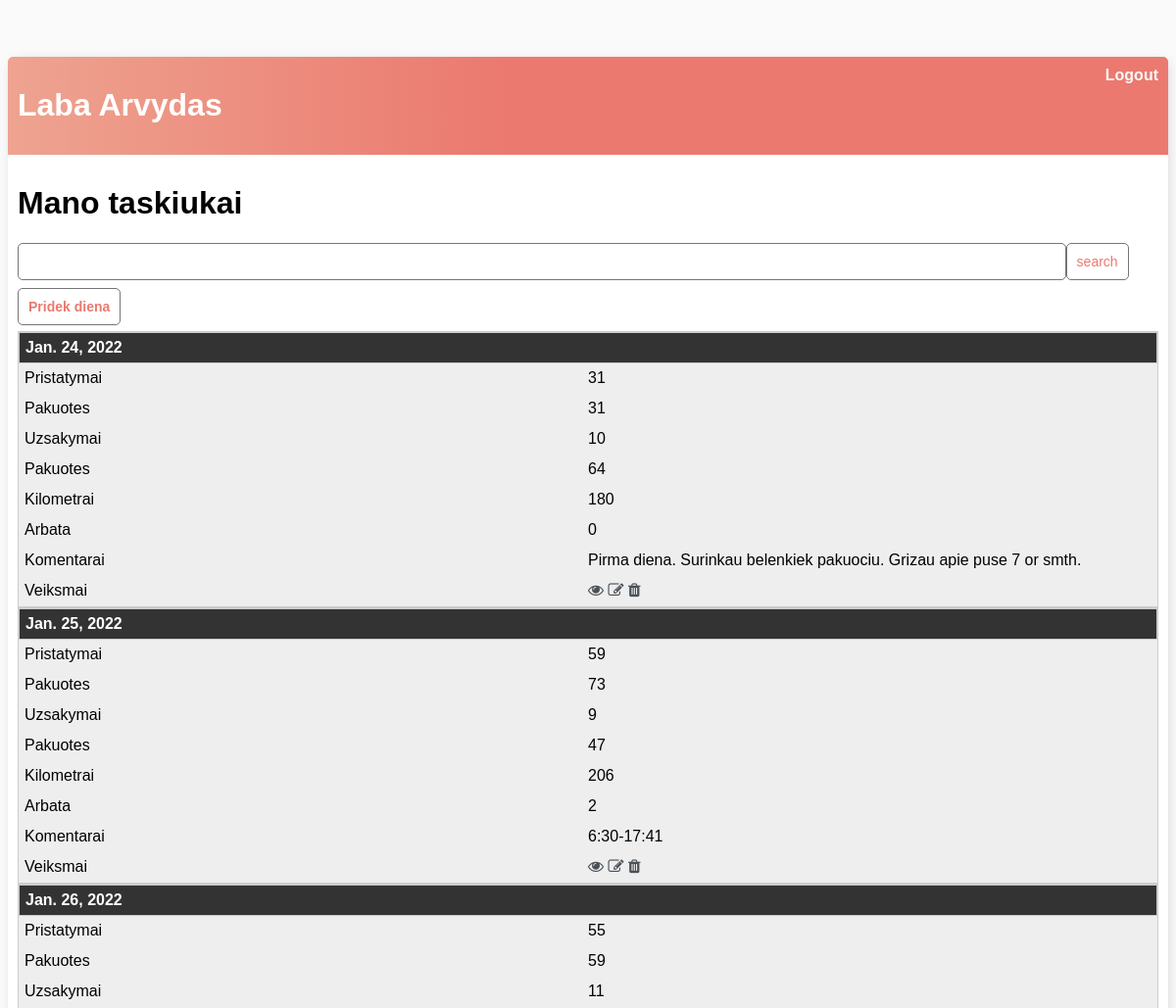
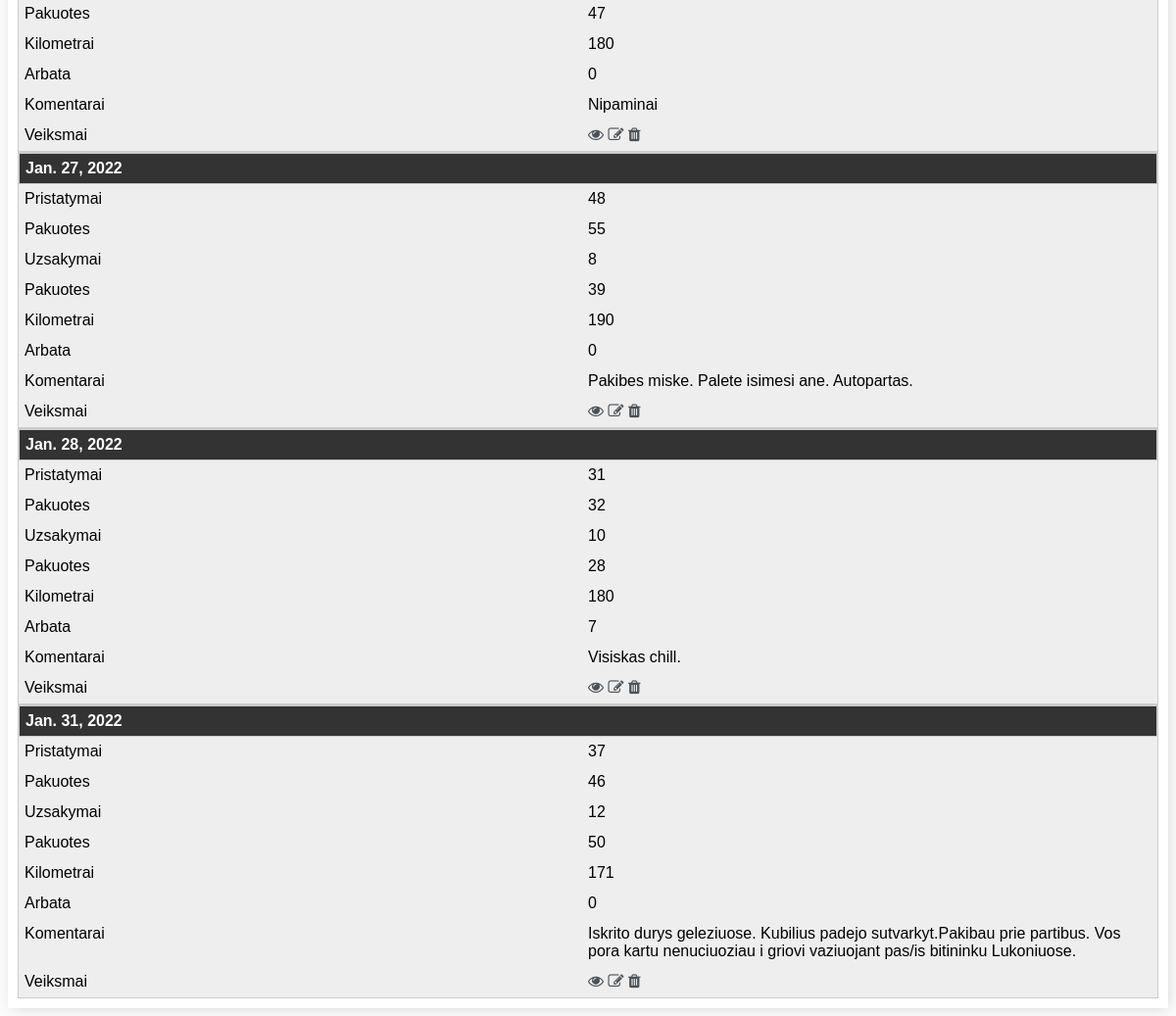
Before: / (signed in) with the older database file (2 pictures, top to bottom).
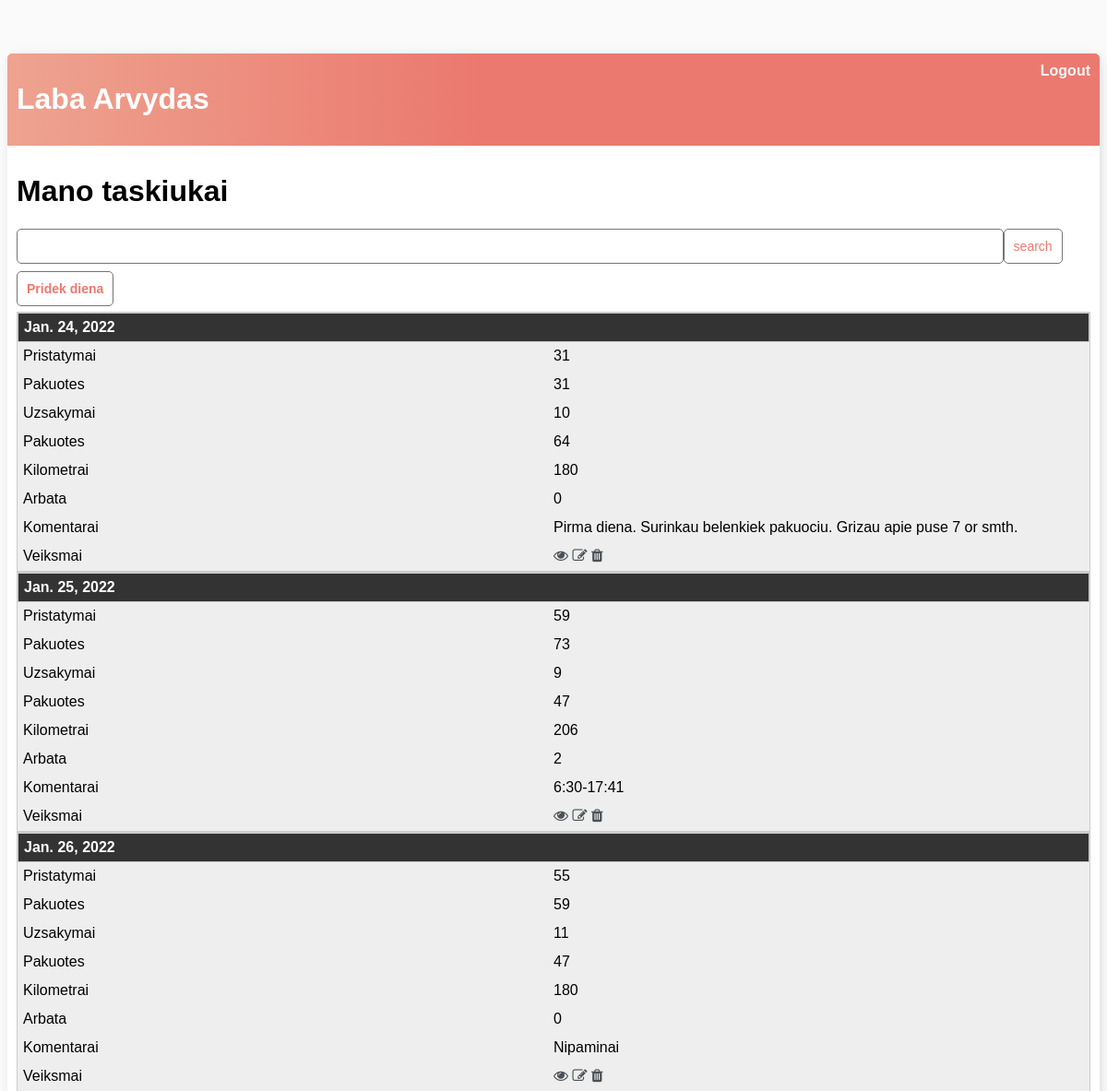
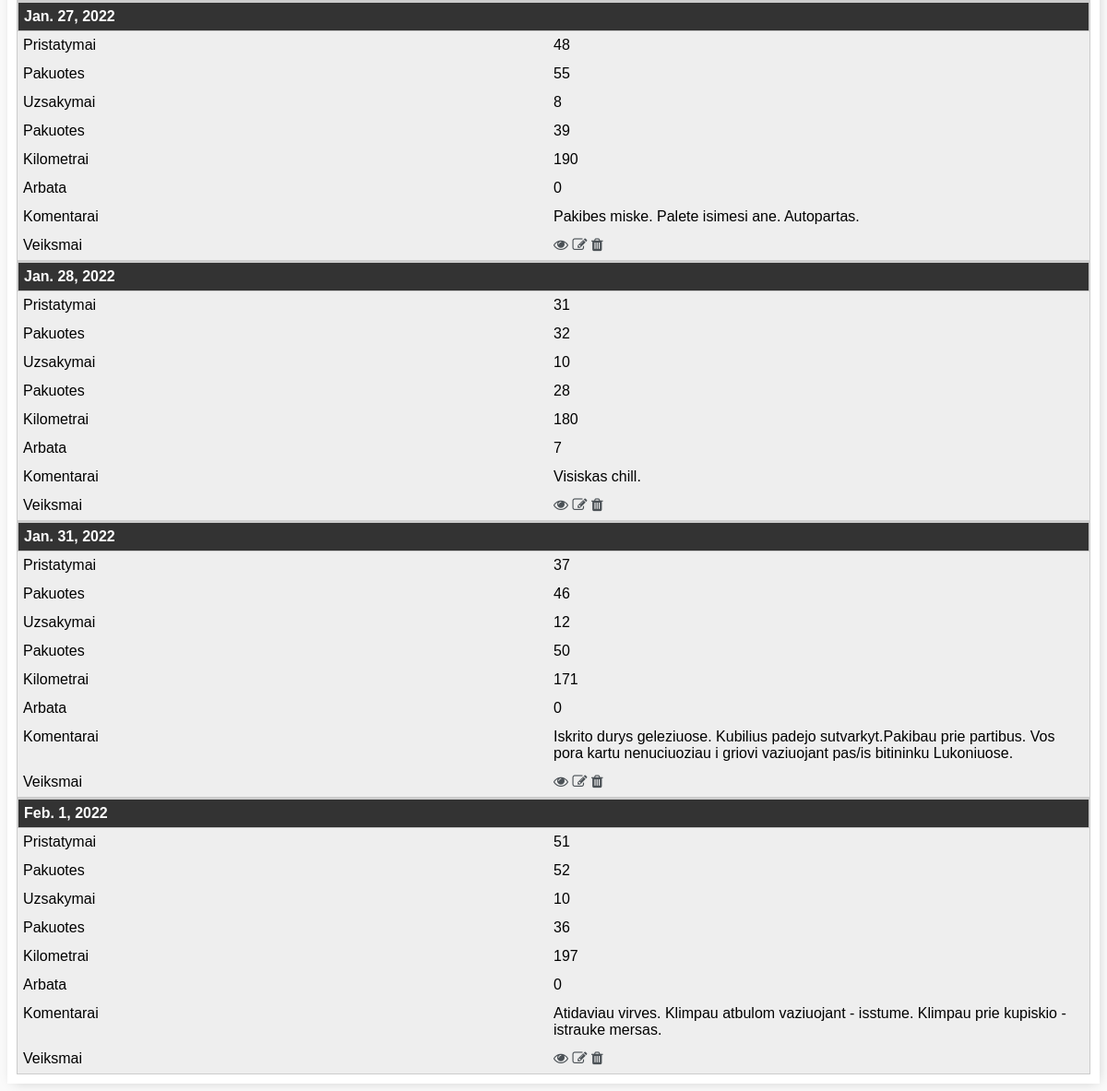
After: the same page with the newer database file (2 pictures, top to bottom).
### base/models.py (models this page shows, shortened)
class Taskai(models.Model):
    user = models.ForeignKey(User, on_delete=models.CASCADE, null=True, blank=True)
    diena = models.DateField(auto_now_add=False)
    pristatymai = models.IntegerField()
    pristatymai_pakuotes = models.IntegerField()
    uzsakymai = models.IntegerField()
    uzsakymai_pakuotes = models.IntegerField()
    km = models.IntegerField()
    arbata = models.IntegerField()
    apie = models.TextField(null=True, blank=True)
    class Meta:
        ordering = ['diena']

### base/views.py (the view)
# urls.py: path('', TaskaiList.as_view(), name='visi-taskai'),
class TaskaiList(LoginRequiredMixin, ListView):
    model = Taskai
    context_object_name = 'taskiukai' # call this kaip nori, so instead of "object list in html template I can use "taskai""
    def get_context_data(self, **kwargs):
        context = super().get_context_data(**kwargs)
        context['taskiukai'] = context['taskiukai'].filter(user=self.request.user)
        search_input = self.request.GET.get('search-are') or ''
        if search_input:
            context['taskiukai'] = context['taskiukai'].filter(km__startswith=search_input)
        context['search_input'] = search_input
        return context

### base/templates/base/taskai_list.html (shortened to what this page needs)
{% extends 'base/main.html'%}
{% block content %}
<div class="header-bar">
  <div>
    <h1>Laba {{request.user|title}}</h1>
  </div>
  {% if request.user.is_authenticated %}
  <a href="{% url 'logout' %}">Logout</a>
  {% else %}
  <a href="{% url 'login' %}">Login</a>
  {% endif %}
</div>
<div class="taskai-wrapper">
<h1>Mano taskiukai</h1>
<form method="GET" style="display: flex;">
  <input name="search-are" type="text" value="{{search_input}}" autocomplete="off"/>
  <input class="button" name="" type="submit" value="search" />
</form>
<br/>
<a class="button" href="{% url 'taskas-pridek' %}">Pridek diena</a>
<br/>
<table class="table">
  <tbody>
    <tr>
      {% for taskai in taskiukai %}
      <th>{{taskai.diena}}</th>
      <td>{{taskai.pristatymai}}</td>
      <td>{{taskai.pristatymai_pakuotes}}</td>
      <td>{{taskai.uzsakymai}}</td>
      <td>{{taskai.uzsakymai_pakuotes}}</td>
      <td>{{taskai.km}}</td>
      <td>{{taskai.arbata}}</td>
      <td>{{taskai.apie}}</td>
      <td>
	<a href="{% url 'taskas' taskai.id %}"><i class="fa fa-eye"></i></a>
	<a href="{% url 'taskas-update' taskai.id %}"><i class="fa fa-edit"></i></a>
	<a href="{% url 'taskas-delete' taskai.id %}"><i class="fa fa-trash"></i></a>
      </td>
    </tr>
  </tbody>
  {% empty %}
  <h3>No items in list</h3>
  {% endfor %}
</table>
</div>
{% endblock content%}

### base/templates/base/main.html (shortened to what this page needs)
{% load static %}
<!doctype html>
<html lang="en">
  <head>
    <link rel="stylesheet" type="text/css" href="{% static 'base/style.css' %}">
    <link href="https://maxcdn.bootstrapcdn.com/font-awesome/4.2.0/css/font-awesome.min.css" rel="stylesheet">
  </head>
  <body>
    <div class="container">
      {% block content %}
      {% endblock content%}
    </div>
  </body>
</html>

### static/base/style.css (style rules this page uses)
body { background-color: #FAFAFA; font-family: 'Nunito', sans-serif; padding-top: 50px; }
a, p { color: #4b5156 }
a { font-weight: 600; }
.header-bar a { color: rgb(247, 247, 247); text-decoration: none; }
.taskai-wrapper { padding: 10px; }
.container { max-width: 1200px; margin: auto; background-color: #fff; -webkit-box-shadow: 2px 2px 13px -4px rgba(0, 0, 0, 0.21); box-shadow: 2px 2px 13px -4px rgba(0, 0, 0, 0.21); }
.header-bar { display: flex; justify-content: space-between; color: #fff; padding: 10px; border-radius: 5px 5px 0 0; background: linear-gradient(90deg, #EEA390 0%, #EB796F 43%, #EB796F 100%); }
.button { border: 1px solid #757575; background-color: #FFF; color: #EB796F; padding: 10px; font-size: 14px; border-radius: 5px; cursor: pointer; text-decoration: none; }
input[type=text], input[type=number], input[type=password], textarea { border: 1px solid #757575; border-radius: 5px; padding: 10px; width: 90%; }
table { width: 100%; border-collapse: collapse; }
tr:nth-of-type(odd) { background: #eee; }
th { background: #333; color: white; font-weight: bold; }
td, th { padding: 6px; border: 1px solid #ccc; text-align: left; }
@media only screen and (max-width: 760px),
(min-device-width: 768px) and (max-device-width: 1024px) { table, thead, tbody, th, td, tr { display: block; } }
@media only screen and (max-width: 760px),
(min-device-width: 768px) and (max-device-width: 1024px) { tr { border: 1px solid #ccc; } }
@media only screen and (max-width: 760px),
(min-device-width: 768px) and (max-device-width: 1024px) { td { border: none; border-bottom: 1px solid #eee; position: relative; padding-left: 50%; } }
@media only screen and (max-width: 760px),
(min-device-width: 768px) and (max-device-width: 1024px) { td:before { position: absolute; top: 6px; left: 6px; width: 45%; padding-right: 10px; white-space: nowrap; } }
@media only screen and (max-width: 760px),
(min-device-width: 768px) and (max-device-width: 1024px) { td:nth-of-type(1):before { content: "Pristatymai"; } }
@media only screen and (max-width: 760px),
(min-device-width: 768px) and (max-device-width: 1024px) { td:nth-of-type(2):before { content: "Pakuotes"; } }
@media only screen and (max-width: 760px),
(min-device-width: 768px) and (max-device-width: 1024px) { td:nth-of-type(3):before { content: "Uzsakymai"; } }
@media only screen and (max-width: 760px),
(min-device-width: 768px) and (max-device-width: 1024px) { td:nth-of-type(4):before { content: "Pakuotes"; } }
@media only screen and (max-width: 760px),
(min-device-width: 768px) and (max-device-width: 1024px) { td:nth-of-type(5):before { content: "Kilometrai"; } }
@media only screen and (max-width: 760px),
(min-device-width: 768px) and (max-device-width: 1024px) { td:nth-of-type(6):before { content: "Arbata"; } }
@media only screen and (max-width: 760px),
(min-device-width: 768px) and (max-device-width: 1024px) { td:nth-of-type(7):before { content: "Komentarai"; } }
@media only screen and (max-width: 760px),
(min-device-width: 768px) and (max-device-width: 1024px) { td:nth-of-type(8):before { content: "Veiksmai"; } }

Changed rows visible on the page:
added Taskai: diena "Feb. 1, 2022", pristatymai "51", pristatymai_pakuotes "52", uzsakymai "10", uzsakymai_pakuotes "36", km "197", arbata "0", apie "Atidaviau virves. Klimpau atbulom vaziuojant - isstume. Klimpau prie kupiskio - istrauke mersas."
